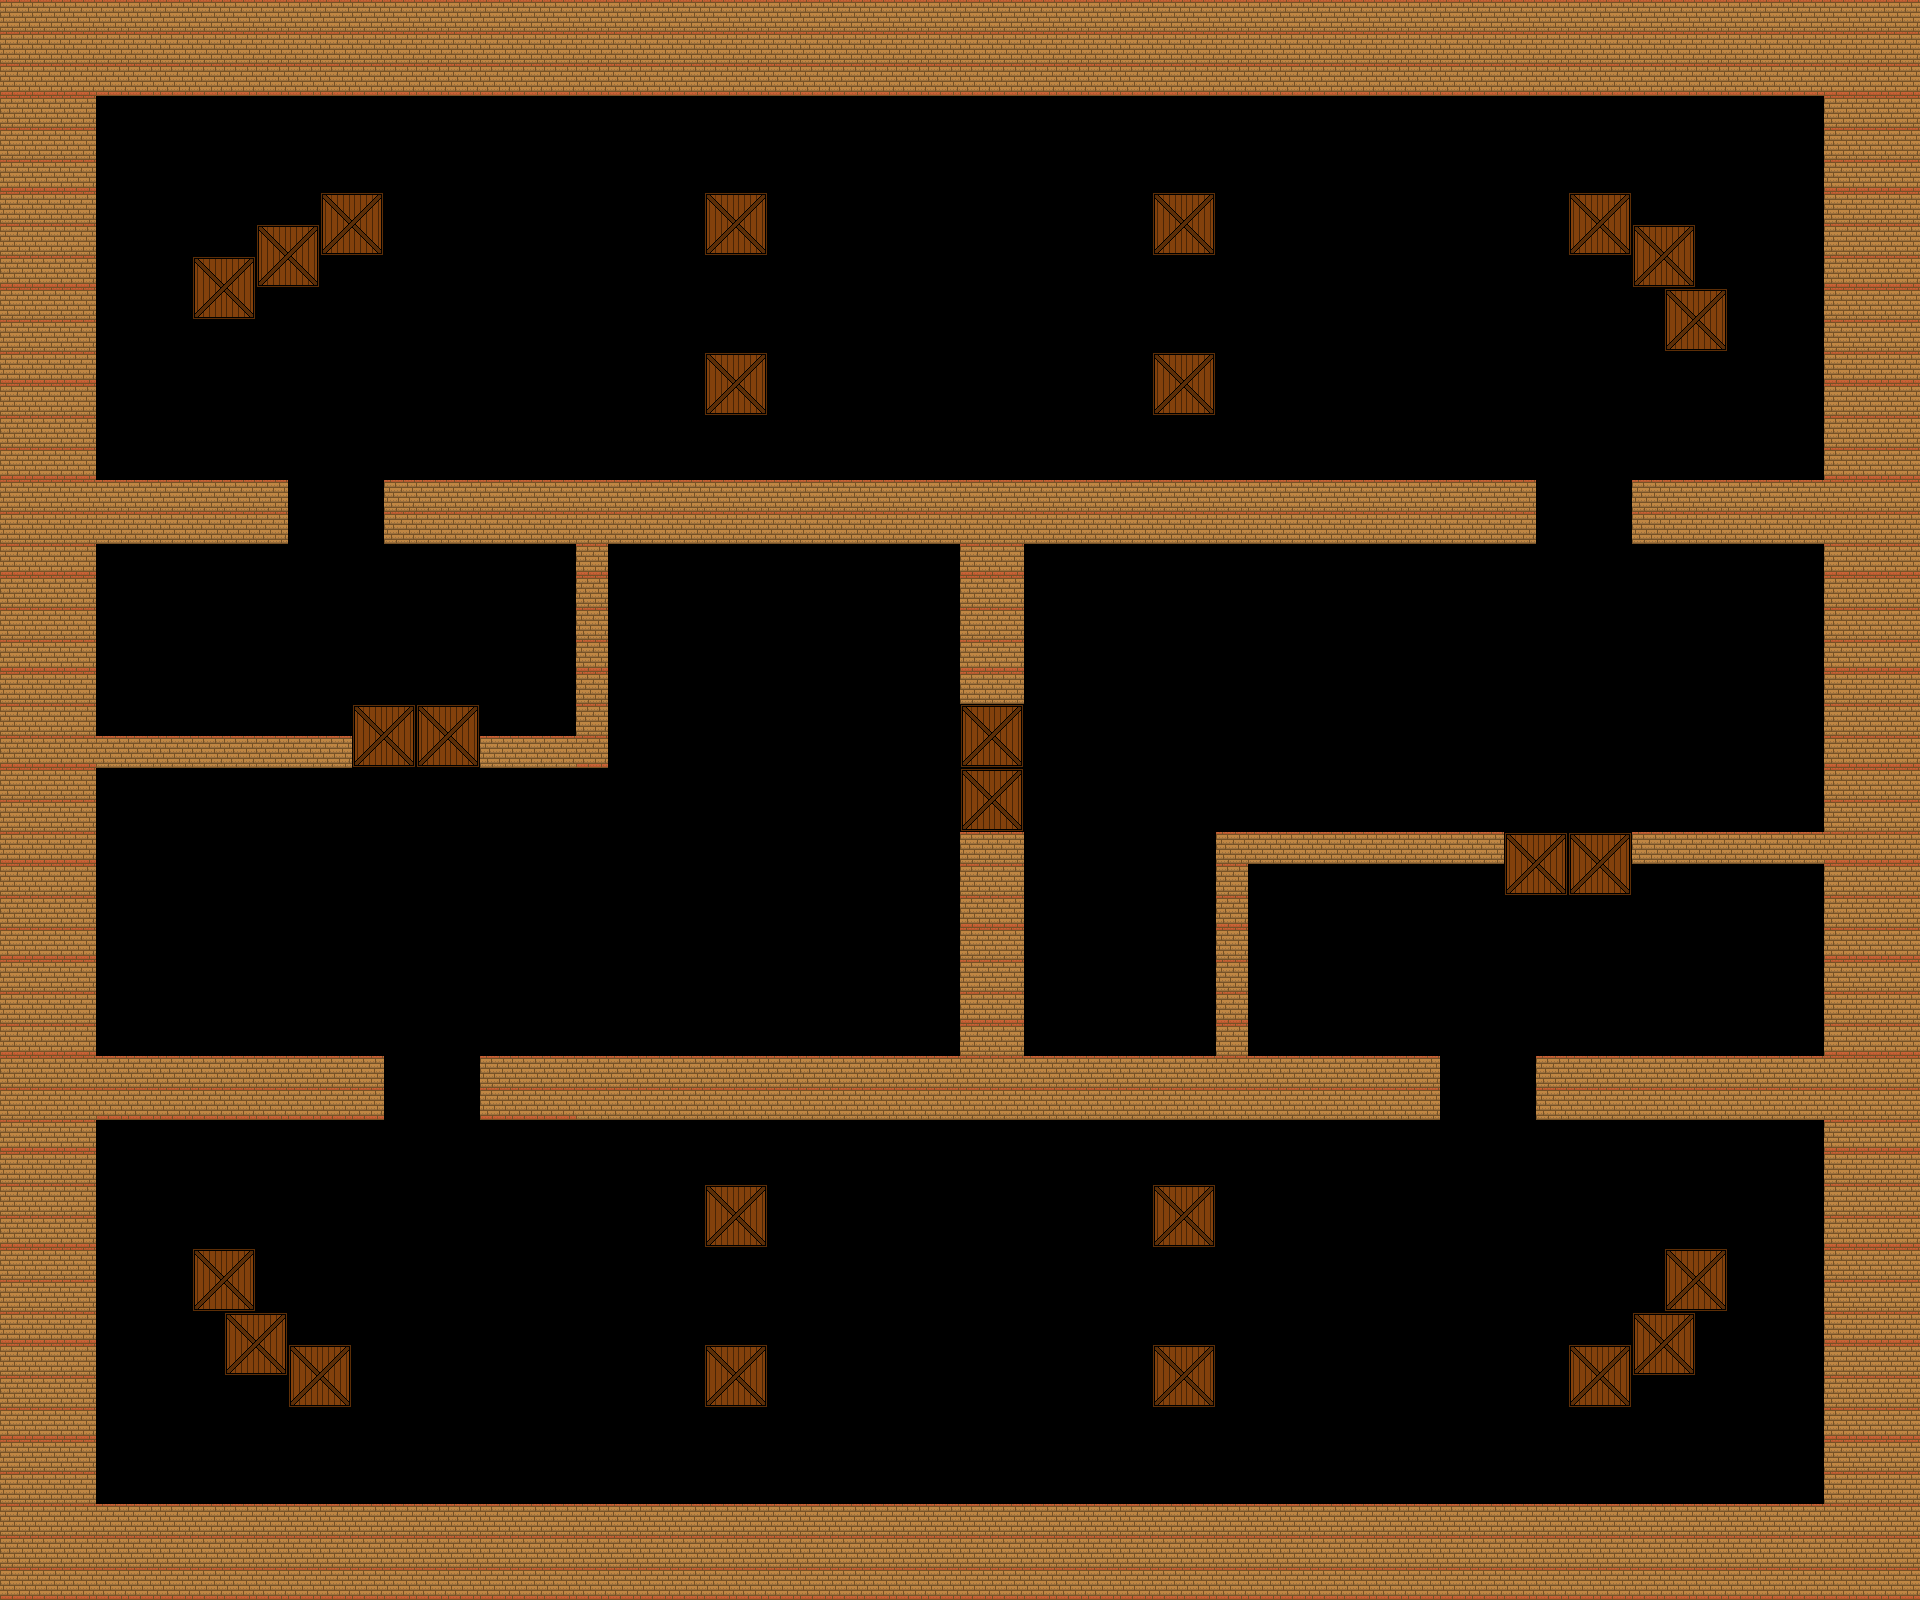

The image is a tile-based game level rendered from a .tmx file. Its description and source (layers, tilesets, objects; grid data summarised) follow:
An orthogonal 60x50 tile map with 32x32 px tiles, 2 tile layers (Tilelaag 1, DestructibleLayer), 2 tilesets and 19 objects.

<map version="1.0" orientation="orthogonal" renderorder="right-down" width="60" height="50" tilewidth="32" tileheight="32" nextobjectid="24">
 <tileset firstgid="1" name="wall" tilewidth="32" tileheight="32" tilecount="9" columns="3">
  <image source="wall.png" width="96" height="96" />
 </tileset>
 <tileset firstgid="10" name="crate" tilewidth="32" tileheight="32" tilecount="4" columns="2">
  <image source="crate.png" width="64" height="64" />
 </tileset>
 <layer name="Tilelaag 1" width="60" height="50">
  <data>[3000 cells, 879 non-empty, 9 distinct tile ids]</data>
 </layer>
 <objectgroup name="CollisionLayer">
  <object id="2" x="0" y="0" width="96" height="1600" />
  <object id="4" x="98" y="1" width="1728" height="96" />
  <object id="5" x="1826.66" y="0" width="90.6846" height="1600" />
  <object id="8" x="96" y="1504" width="1728" height="96" />
  <object id="9" x="96" y="480" width="192" height="64" />
  <object id="10" x="384" y="480" width="1152" height="64" />
  <object id="11" x="576" y="544" width="32" height="224" />
  <object id="12" x="480" y="736" width="96" height="32" />
  <object id="13" x="96" y="736" width="256" height="32" />
  <object id="14" x="96" y="1056" width="288" height="64" />
  <object id="15" x="480" y="1056" width="480" height="64" />
  <object id="16" x="960" y="832" width="64" height="288" />
  <object id="17" x="1024" y="1056" width="416" height="64" />
  <object id="18" x="960" y="544" width="64" height="160" />
  <object id="19" x="1216" y="832" width="288" height="32" />
  <object id="20" x="1216" y="864" width="32" height="192" />
  <object id="21" x="1632" y="832" width="192" height="32" />
  <object id="22" x="1536" y="1056" width="288" height="64" />
  <object id="23" x="1632" y="480" width="192" height="64" />
 </objectgroup>
 <layer name="DestructibleLayer" width="60" height="50">
  <data>[3000 cells, 104 non-empty, 4 distinct tile ids]</data>
 </layer>
</map>
